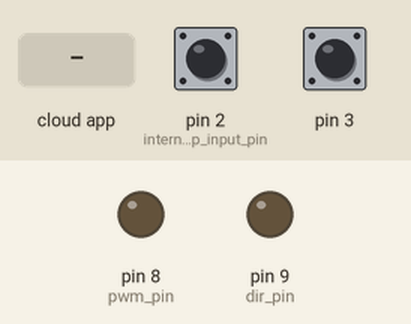
The sketch below on a simulated Arduino Uno, built with avr-gcc and run on an emulated ATmega328P. Shown: output pins drawn as LEDs (lit = HIGH). Inputs (shaded band) come from the test bench; at power-on: pin 2 (internal_pullup_input_pin) HIGH, pin 3 HIGH. The ROS host is connected and sends only what is stated.

Above: at 1.2 s.
1.3 s: the phone or cloud app sets pwm_dc to 180
At 2.0 s:
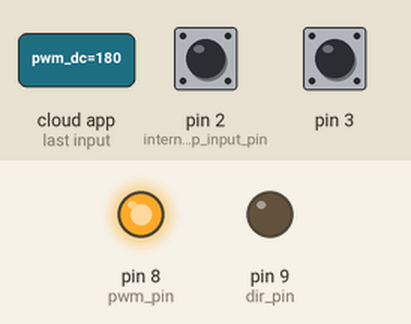
4.5 s: the phone or cloud app sets pwm_dc to 0
At 5.3 s:
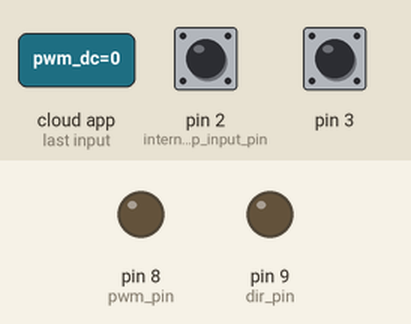
Timing chart, 0 to 7.5 s (numbered marks = the images above; inputs shaded):
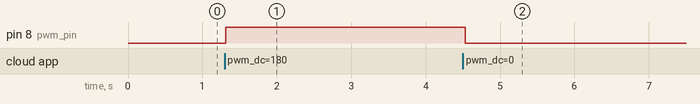

Measured:
- after the input at 1.3 s, pin 8 (pwm_pin): LOW → HIGH at once
- after the input at 4.5 s, pin 8 (pwm_pin): HIGH → LOW at once

The sketch:

dcenc1.ino
```cpp
#include <ros.h>
#include <std_msgs/Int64.h>
#include <std_msgs/Int16.h>

ros::NodeHandle nh;

std_msgs::Int64 enc_val;
ros::Publisher pub("encoder", &enc_val);

volatile long temp, counter = 0; //This variable will increase or decrease depending on the rotation of encoder
const int dir_pin = 9;
const int pwm_pin = 8;

int pwm=0;
void callback(const std_msgs::Int16& Pwm){
  pwm = Pwm.data;
}
ros::Subscriber<std_msgs::Int16> sub("pwm_dc", &callback);

void setup() {
  Serial.begin(57600);
  nh.initNode();
  nh.advertise(pub);
  nh.subscribe(sub);
  pinMode(2, INPUT_PULLUP); // internal pullup input pin 2

  pinMode(3, INPUT_PULLUP); // internalเป็น pullup input pin 3
  //Setting up interrupt
  //A rising pulse from encodenren activated ai0(). AttachInterrupt 0 is DigitalPin nr 2 on moust Arduino.
  attachInterrupt(0, ai0, RISING);

  //B rising pulse from encodenren activated ai1(). AttachInterrupt 1 is DigitalPin nr 3 on moust Arduino.
  attachInterrupt(1, ai1, RISING);
  pinMode(dir_pin, OUTPUT);
  pinMode(pwm_pin, OUTPUT);
}
void loop() {
  // Send the value of counter
  if (counter != temp) {
    Serial.println(counter);
    temp = counter;
  }
  enc_val.data = counter;
  pub.publish( &enc_val);
  nh.spinOnce();
  if(pwm < 0){
    digitalWrite(dir_pin, HIGH);
    analogWrite(pwm_pin, -pwm);
  }
  else{
    digitalWrite(dir_pin, LOW);
    analogWrite(pwm_pin, pwm);
  }
  delay(100);
}

void ai0() {
  // ai0 is activated if DigitalPin nr 2 is going from LOW to HIGH
  // Check pin 3 to determine the direction
  if (digitalRead(3) == LOW) {
    counter++;
  } else {
    counter--;
  }
}

void ai1() {
  // ai0 is activated if DigitalPin nr 3 is going from LOW to HIGH
  // Check with pin 2 to determine the direction
  if (digitalRead(2) == LOW) {
    counter--;
  } else {
    counter++;
  }
}
```
